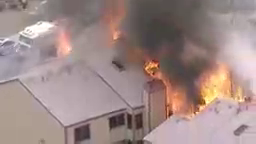
#> input picture frame 91 of tes4.mp4, 256 x 144 px
$ python 'fire detection.py'
#> lines starting #> are read from the running program, lines starting #| are printed output that depends on the picture; after the words box and inside, x2 and y2 are one past the last pixel; in counts of white or black regions, pixels touching at a corner belong together
import cv2
import numpy as np
import math
import sys

# Video Capture
cap = cv2.VideoCapture("tes4.mp4")

# Get the resolution
w, h = int(cap.get(3)), int(cap.get(4))

# Define the codec and create VideoWriter object.The output is stored in 'outpy.avi' file.
out = cv2.VideoWriter('outpy.avi',cv2.VideoWriter_fourcc('M','J','P','G'), 30.0, (w,h))

# Size of the green square
x = 5

# Count the positive value of pixels every square
count = np.zeros(w//x + 1)

# Threshold Red value
tRed = 170

# Threshold Positive value
tPositive = 10

totalFPS = int(cap.get(cv2.CAP_PROP_FRAME_COUNT))
FPSnow = 1
print("PROCESS STARTING...")
while(True):
    #Get Frame and HSV value, Duplicate frame to get the difference between native image and new image
    ret, frame = cap.read()
#> frame is the input picture: shape (144, 256, 3); mean B, G, R 134.7, 137.7, 158.6
    hsv = cv2.cvtColor(frame, cv2.COLOR_BGR2HSV)
#> hsv: shape (144, 256, 3); mean H, S, V 74.2, 42.4, 158.7
    frame2 = frame.copy()

    for i in range(h):
        for j in range(w):

            # Get value of pixel
            blue = int(frame[i][j][0])
            green = int(frame[i][j][1])
            red = int(frame[i][j][2])
            saturation = int(hsv[i][j][1])

            # initialize y1 and y2
            y1 = (100 - 0.3922*frame[i][j][0]) / 100 * 255
            y2 = (-2.0147 + 90.59435 * math.exp(-blue/77.6027)) / 100 * 255

            if red >= green and green >= blue :                          # Red >= Green >= Blue
                if red > tRed :                                         # red > tRed
                    if  y2 < saturation and y1 > saturation :           # y1 > saturation > y2
                        count[j//x] += 1                                # count positive value every square x*x

            if (i+1)%x==0 and (j+1)%x==0:                               # every square x*x
                if (count[j//x] >= tPositive):                          # positive value > tPositive
                    cv2.rectangle(frame,(j-x,i-x),(j,i),(0,255,0),1)    # make green square
                count[j//x] = 0                                         # reset value
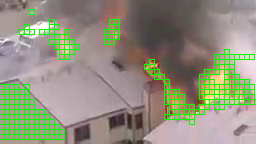
#> frame: shape (144, 256, 3); 7.86% of pixels changed, all inside (x1, y1, x2, y2) = (0, 9, 255, 140)
#> after the loop, count = 52 values, max 20 at index 0, min 0 at index 13, mean 4.81

    # Display the resulting frame
    # cv2.imshow('frame',frame)
    # cv2.imshow('frame2',frame2)

    # Write the frame into the file 'output.avi'
    out.write(frame)

    # Press Q on keyboard to stop recording
    if cv2.waitKey(1) & 0xFF == ord('q'):
#> (key q is pressed here)
        break

    sys.stdout.write('\rloading ' + str(FPSnow) + " /" + str(totalFPS))
    FPSnow += 1

print("FINISH")
# When everything done, release the video capture and video write objects
cap.release()
out.release()

# Closes all the frames
cv2.destroyAllWindows()

$ run again, starting later in the video
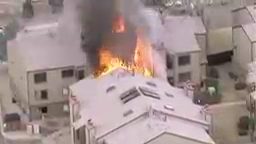
#> input picture frame 409 of tes4.mp4, 256 x 144 px
#> frame is the input picture: shape (144, 256, 3); mean B, G, R 141.2, 143.1, 161.3
#> hsv: shape (144, 256, 3); mean H, S, V 83.1, 37.5, 161.4
#> after the loop `for i in range(h):`:
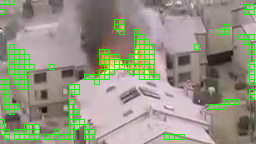
#> frame: shape (144, 256, 3); 6.55% of pixels changed, all inside (x1, y1, x2, y2) = (0, 0, 255, 140)
#> after the loop `for i in range(h):`: count = 52 values, max 66 at index 51, min 0 at index 0, mean 6.81

$ run again, starting later in the video
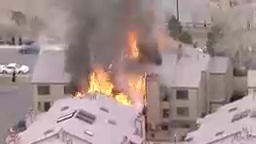
#> input picture frame 728 of tes4.mp4, 256 x 144 px
#> frame is the input picture: shape (144, 256, 3); mean B, G, R 140.2, 141.8, 161.7
#> hsv: shape (144, 256, 3); mean H, S, V 79, 38.7, 161.7
#> after the loop `for i in range(h):`:
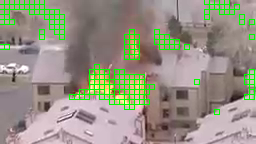
#> frame: shape (144, 256, 3); 5.83% of pixels changed, all inside (x1, y1, x2, y2) = (0, 0, 255, 115)
#> after the loop `for i in range(h):`: count = 52 values, max 39 at index 51, min 0 at index 0, mean 1.13
